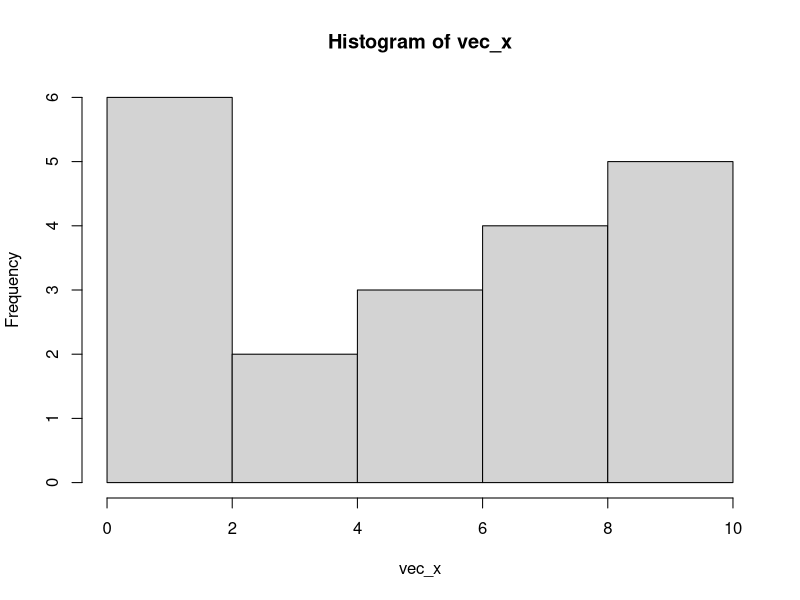
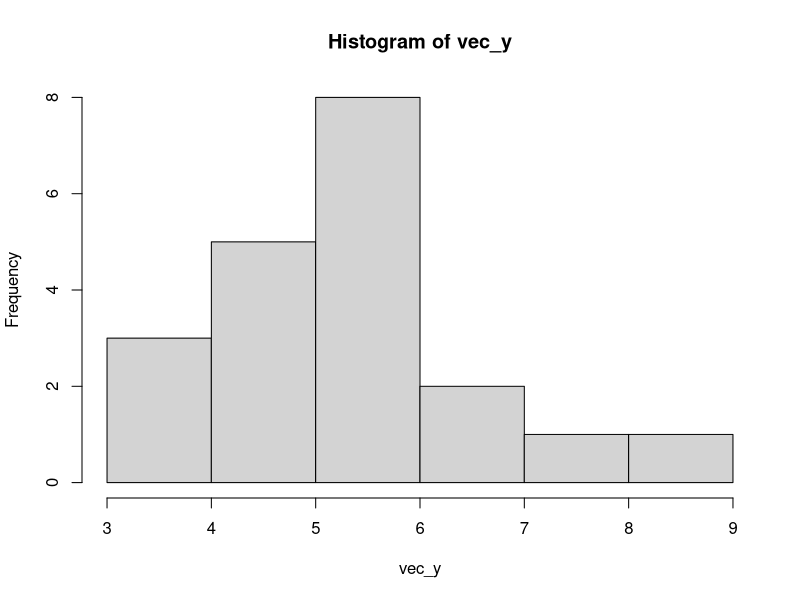
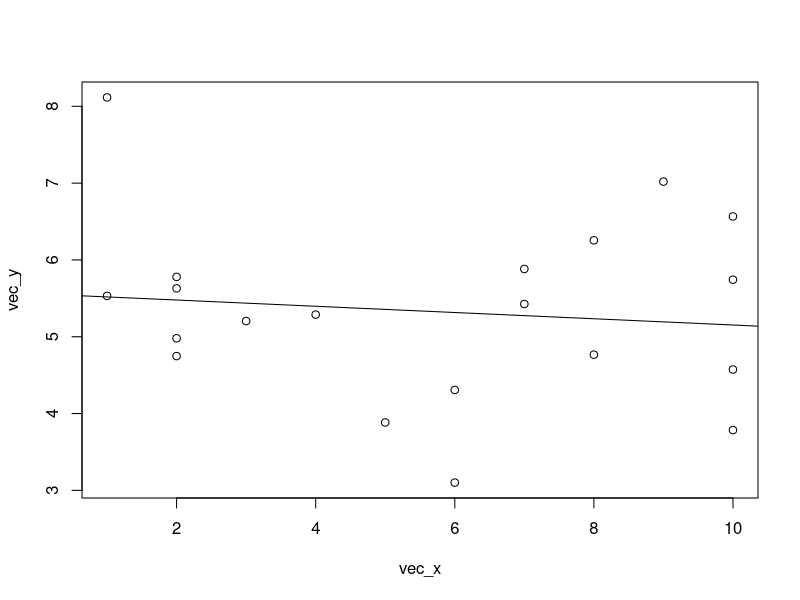

Recreate these plots in R, in order.
## ---- chunk 1
# Take any vector with numbers
vec_x <- sample(1:10, 20, replace = T) 
# in this example I'm randomly sampling 20 numbers from the vector of numbers 1-10, with replacement. 
vec_x

# to compute the MEAN:
mean(vec_x)

# to compute the VARIANCE:
var(vec_x)

# to plot a HISTOGRAM of the values:
hist(vec_x)
## ---- chunk 2
# Take another vector
vec_y <- rnorm(20, mean=5.5, sd = 1)
# in this second example, I'm randomly sampling 20 number from a normal distribution with mean 5.5 and standard deviation 1
vec_y

mean(vec_y)
var(vec_y)
hist(vec_y)

# SCATTER PLOT of 2 variables
plot(vec_x, vec_y)
# per convention, we usually put the predictor/independent variable on the X axis, and the response/dependent variable on the Y axis
# does it look like x and y are linearly related?

# COVARIANCE between 2 variables
cov(vec_x, vec_y)

# LINEAR REGRESSION of y as a function of x
model <- lm(vec_y ~ vec_x)
model
# extract the coefficients from the linear model
model$coefficients
# plot the line for this linear model on our scatter plot
abline(model)
## ---- chunk 3
?mean
## ---- chunk 4
sort(vec_x)
## ---- chunk 5
vec_x [ vec_x > 5 ]
## ---- chunk 6
parents   <- c(18.5,  18,    23,    20,    21,    19.5,  23,    18.5,  19,    21,    23.5,  17)
offspring <- c(20.19, 19.45, 20.87, 20.71, 20.84, 18.14, 20.84, 17.92, 18.73, 18.52, 22.69, 19.05)
## ---- chunk 7


## ---- chunk 8


## ---- chunk 9


## ---- chunk 10


## ---- chunk 11


## ---- chunk 12


## ---- chunk 13


## ---- chunk 14

## ---- chunk 15
gen1 <- c(19, 20, 22, 20, 21, 18, 20, 23, 21, 20, 20)

## ---- chunk 16


## ---- chunk 17
gen2 <- c(22, 20, 19, 21, 20, 19, 20, 23, 21, 20, 20)


## ---- chunk 18


